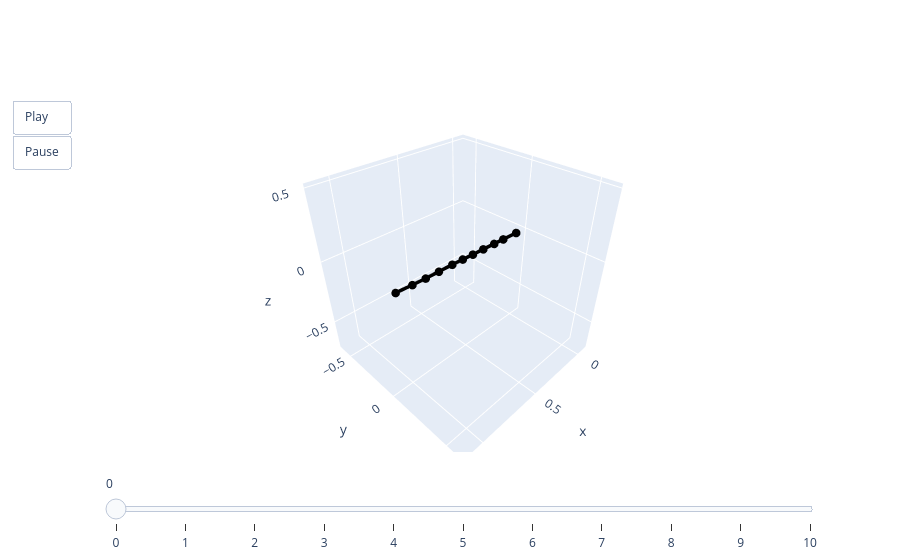

Notebook code cell kept with this figure:
### Code cell
animate(train.qs[0])

### Figure 1 — Plotly figure (JSON) as saved in the notebook; plotly's stock layout.template omitted (floating-point values rounded to 4 significant figures)
{"data": [{"line": {"color": "black", "width": 7}, "marker": {"size": 5}, "mode": "lines+markers", "type": "scatter3d", "x": [0, 0.1401, 0.2333, 0.341, 0.4388, 0.5308, 0.6219, 0.7331, 0.8374, 0.938, 1.057], "y": [0, 0, 0, 0, 0, 0, 0, 0, 0, 0, 0], "z": [0, 0.005542, 0.009668, 0.01385, 0.01644, 0.02167, 0.02513, 0.02724, 0.02967, 0.03467, 0.04239]}], "layout": {"scene": {"aspectmode": "cube", "xaxis": {"autorange": false, "range": [-0.1057, 1.162]}, "yaxis": {"autorange": false, "range": [-0.634, 0.634]}, "zaxis": {"autorange": false, "range": [-0.7411, 0.5268]}}, "sliders": [{"steps": [{"args": [["0"], {"frame": {"duration": 0, "redraw": true}, "mode": "immediate"}], "label": "0", "method": "animate"}, {"args": [["1"], {"frame": {"duration": 0, "redraw": true}, "mode": "immediate"}], "label": "1", "method": "animate"}, {"args": [["2"], {"frame": {"duration": 0, "redraw": true}, "mode": "immediate"}], "label": "2", "method": "animate"}, {"args": [["3"], {"frame": {"duration": 0, "redraw": true}, "mode": "immediate"}], "label": "3", "method": "animate"}, {"args": [["4"], {"frame": {"duration": 0, "redraw": true}, "mode": "immediate"}], "label": "4", "method": "animate"}, {"args": [["5"], {"frame": {"duration": 0, "redraw": true}, "mode": "immediate"}], "label": "5", "method": "animate"}, {"args": [["6"], {"frame": {"duration": 0, "redraw": true}, "mode": "immediate"}], "label": "6", "method": "animate"}, {"args": [["7"], {"frame": {"duration": 0, "redraw": true}, "mode": "immediate"}], "label": "7", "method": "animate"}, {"args": [["8"], {"frame": {"duration": 0, "redraw": true}, "mode": "immediate"}], "label": "8", "method": "animate"}, {"args": [["9"], {"frame": {"duration": 0, "redraw": true}, "mode": "immediate"}], "label": "9", "method": "animate"}, {"args": [["10"], {"frame": {"duration": 0, "redraw": true}, "mode": "immediate"}], "label": "10", "method": "animate"}]}], "updatemenus": [{"buttons": [{"args": [null, {"frame": {"duration": 50, "redraw": true}, "fromcurrent": true}], "label": "Play", "method": "animate"}, {"args": [[null], {"frame": {"duration": 0, "redraw": true}, "mode": "immediate"}], "label": "Pause", "method": "animate"}], "showactive": false, "type": "buttons"}]}}
